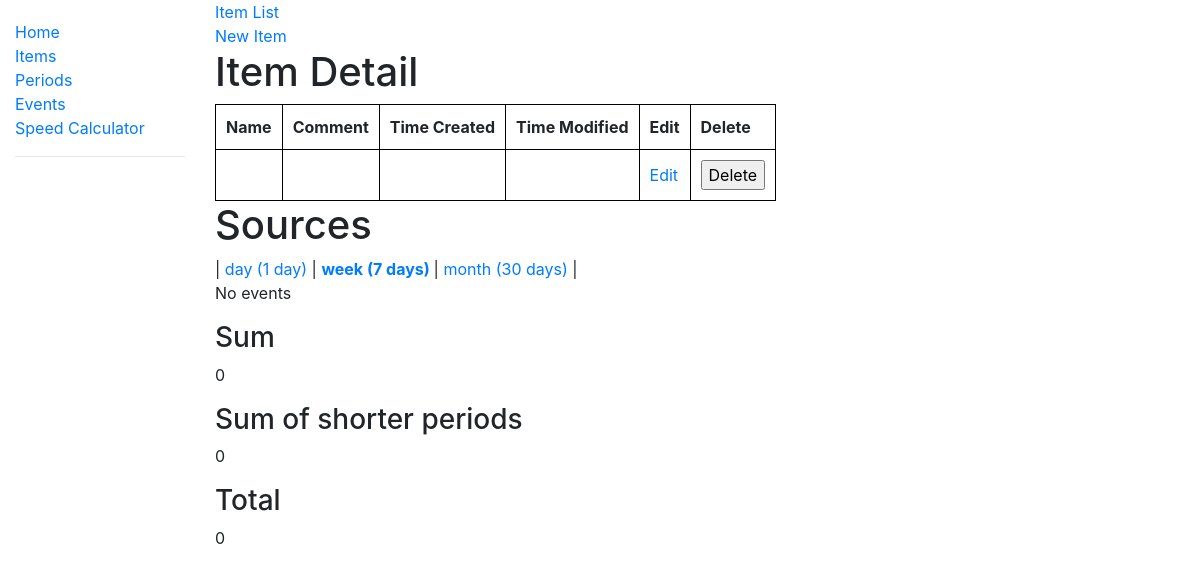
/item/172/?period_id=6, run on an earlier commit of the app's database.
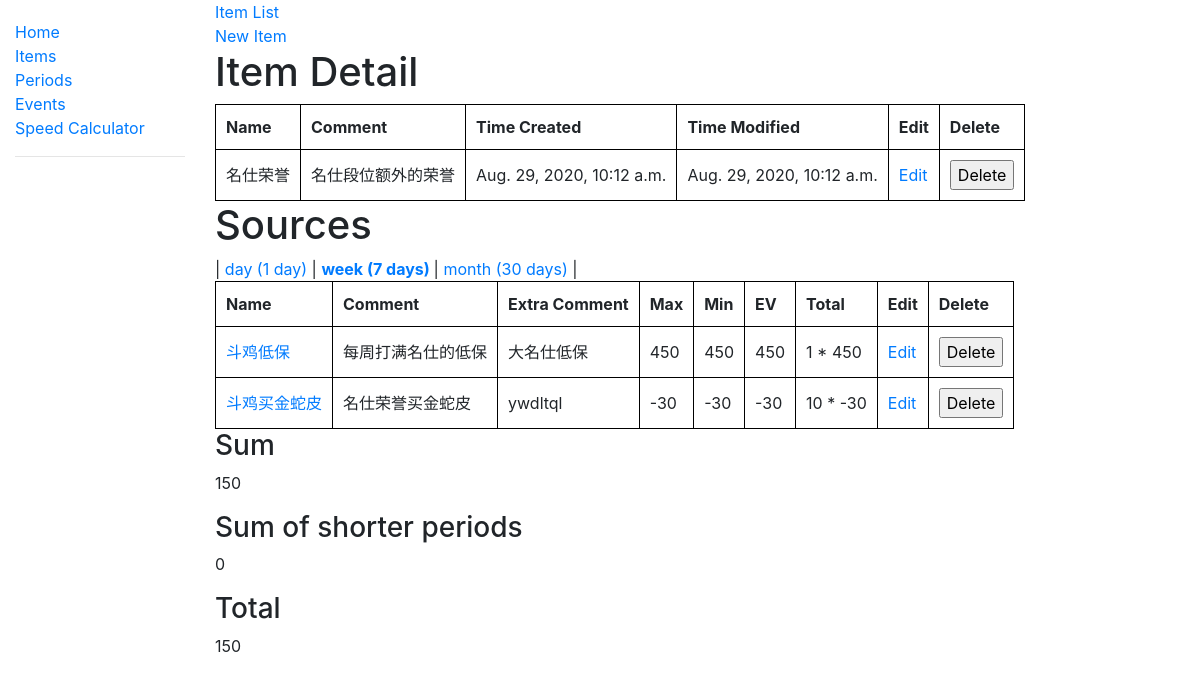
And on a later commit of the database.
### income_calculator/models.py (models this page shows)
class BasicModel(models.Model):
    id = models.AutoField(primary_key=True)
    display_name = models.CharField(max_length=50)  # The display name of the object
    comment = models.TextField(null=True)  # a short description of the object
    time_created = models.PositiveIntegerField()
    time_modified = models.PositiveIntegerField()
    deleted = models.BooleanField()
    def __str__(self):
        return self.display_name
    @property
    def time_created_string(self):
        return datetime.fromtimestamp(self.time_created)
    @property
    def time_modified_string(self):
        return datetime.fromtimestamp(self.time_modified)

class Period(BasicModel):
    num_days = models.PositiveIntegerField()
    class Meta:
        ordering = ('num_days', )
    def __str__(self):
        days_suffix = 's' if self.num_days > 1 else ''
        return self.display_name + ' (' + str(self.num_days) + ' day' + days_suffix + ')'

class BasicModel(models.Model):
    id = models.AutoField(primary_key=True)
    display_name = models.CharField(max_length=50)  # The display name of the object
    comment = models.TextField(null=True)  # a short description of the object
    time_created = models.PositiveIntegerField()
    time_modified = models.PositiveIntegerField()
    deleted = models.BooleanField()
    def __str__(self):
        return self.display_name
    @property
    def time_created_string(self):
        return datetime.fromtimestamp(self.time_created)
    @property
    def time_modified_string(self):
        return datetime.fromtimestamp(self.time_modified)

class EventEntity(BasicModel):
    event_id = models.PositiveIntegerField()
    item_id = models.PositiveIntegerField()
    min = models.IntegerField()
    max = models.IntegerField()
    expectation_value = models.IntegerField()
    default_total = models.IntegerField()

class Event(BasicModel):
    priority = models.SmallIntegerField()
    default_frequency = models.IntegerField()
    icon = models.TextField(null=True)
    period_id = models.PositiveIntegerField()
    event_group_id = models.PositiveIntegerField(null=True)

### income_calculator/views.py (the view)
# urls.py: path('item/<int:item_id>/', views.item_detail, name='item_detail'),
def item_detail(request, item_id):
    item = db_accessor.get_item_by_id(item_id)
    periods = db_accessor.get_active_periods()
    events = None
    wanted_event_entities = []
    income_sum = 0
    income_sum_of_shorter_periods = 0
    if request.GET.get('period_id'):
        period_id = int(request.GET['period_id'])
        events = db_accessor.get_active_events(period_id=period_id)
        for event in events:
            event_entities = db_accessor.get_event_entities_by_event_id_and_item_id(event.id, item_id)
            if event_entities:
                event_entity = event_entities[0]
                wanted_event_entities.append(event_entity)
                income_sum += event.default_frequency * event_entity.expectation_value
        period = db_accessor.get_period_by_id(period_id)
        shorter_periods = db_accessor.get_active_periods(num_days__lt=period.num_days)
        for shorter_period in shorter_periods:
            period_sum = 0
            events_from_shorter_period = db_accessor.get_active_events(period_id=shorter_period.id)
            for event in events_from_shorter_period:
                event_entities = db_accessor.get_event_entities_by_event_id_and_item_id(event.id, item_id)
                if event_entities:
                    event_entity = event_entities[0]
                    period_sum += event.default_frequency * event_entity.expectation_value
            income_sum_of_shorter_periods += int(period_sum * period.num_days / shorter_period.num_days)
    else:
        period_id = None
    total_income = income_sum + income_sum_of_shorter_periods
    context = {
        'item_detail': item,
        'period_id': period_id,
        'periods': periods,
        'events': events,
        'event_entities': wanted_event_entities,
        'income_sum': income_sum,
        'income_sum_of_shorter_periods': income_sum_of_shorter_periods,
        'total_income': total_income,
    }
    return render(request, 'income_calculator/item_detail.html', context)

### income_calculator/db_accessor.py (called while the page is built)
def get_events(**kwargs):
    return Event.objects.filter(**kwargs)

def get_active_events(**kwargs):
    return get_events(deleted=False, **kwargs)

def get_event_entities_by_event_id_and_item_id(event_id, item_id):
    return EventEntity.objects.filter(event_id=event_id, item_id=item_id, deleted=False)

def get_item_by_id(item_id):
    item = Item.objects.filter(id=item_id)
    if item and not item[0].deleted:
        return item[0]
    return None

def get_period_by_id(period_id):
    period = Period.objects.filter(id=period_id)
    if period and not period[0].deleted:
        return period[0]
    return None

def get_periods(**kwargs):
    return Period.objects.filter(**kwargs)

def get_active_periods(**kwargs):
    return get_periods(deleted=False, **kwargs)

### income_calculator/templatetags/template_filters.py (called while the page is built)
@register.filter
def get_object_by_id(value, period_id):
    for p in value:
        if p.id == period_id:
            return p

@register.filter
def get_attribute(obj, attribute):
    try:
        return obj.__getattribute__(attribute)
    except AttributeError:
        return obj.__dict__.get(attribute, None)
    except:
        return None

### income_calculator/templates/income_calculator/item_detail.html (shortened to what this page needs)
{% extends "base_generic.html" %}
{% load template_filters %}
{% block content %}
  <a href="{% url 'items'%}">Item List</a><br/>
  <a href="{% url 'new_item'%}">New Item</a>
  <h1>Item Detail</h1>
  <table>
    <tr>
      <th>Name</th>
      <th>Comment</th>
      <th>Time Created</th>
      <th>Time Modified</th>
      <th>Edit</th>
      <th>Delete</th>
    </tr>
    <tr>
      <td>{{ item_detail.display_name }}</td>
      <td>{{ item_detail.comment }}</td>
      <td>{{ item_detail.time_created_string }}</td>
      <td>{{ item_detail.time_modified_string }}</td>
      <td><a href="{% url 'item_edit' item_detail.id %}">Edit</a></td>
      <td>
      <form action="{% url 'item_delete' %}" method="post" onsubmit="return confirm('Do you really want to delete {{ item_detail }}?')">
        <input type="submit" value="Delete">
      </form>
      </td>
    </tr>
  </table>
  <h1>Sources</h1>
  |
  {% for period in periods %}
    {% if period.id == period_id %}
      <b>
    {% endif %}
    <a href="{% url 'item_detail' item_id=item_detail.id%}?period_id={{ period.id }}"> {{ period }} </a>
        {% if period.id == period_id %}
      </b>
    {% endif %}
    |
  {% endfor %}
  {% if event_entities %}
    <table>
    <tr>
      <th>Name</th>
      <th>Comment</th>
      <th>Extra Comment</th>
      <th>Max</th>
      <th>Min</th>
      <th>EV</th>
      <th>Total</th>
      <th>Edit</th>
      <th>Delete</th>
    </tr>
    {% for event_entity in event_entities %}
      <tr>
        <td><a href="{% url 'event_detail' events|get_object_by_id:event_entity.event_id|get_attribute:'id' %}">{{ events|get_object_by_id:event_entity.event_id }}</a></td>
        <td>{{ events|get_object_by_id:event_entity.event_id|get_attribute:'comment' }}</td>
        <td>{{ event_entity.comment }}</td>
        <td>{{ event_entity.max }}</td>
        <td>{{ event_entity.min }}</td>
        <td>{{ event_entity.expectation_value }}</td>
        <td>
          {{ events|get_object_by_id:event_entity.event_id|get_attribute:"default_frequency" }} *
          {{ event_entity.expectation_value}}
        </td>
        <td><a href="{% url 'event_entity_edit' event_entity.id %}">Edit</a></td>
        <td>
        <form action="{% url 'event_entity_delete' %}" method="post" onsubmit="return confirm('Do you really want to delete {{ event_entity }}?')">
          <input type="submit" value="Delete">
        </form>
        </td>
      </tr>
    {% endfor %}
    </table>
  {% else %}
    <p>No events</p>
  {% endif %}
  <h3>Sum</h3>
  <p>{{ income_sum }}</p>
  <h3>Sum of shorter periods</h3>
  <p>{{ income_sum_of_shorter_periods }}</p>
  <h3>Total</h3>
  <p>{{ total_income }}</p>
{% endblock %}

What changed in the data, as far as the page shows it:
added BasicModel: display_name "名仕荣誉", comment "名仕段位额外的荣誉", time_created_string "Aug. 29, 2020, 10:12 a.m.", time_modified_string "Aug. 29, 2020, 10:12 a.m."
added EventEntity: event.display_name "斗鸡低保", event.comment "每周打满名仕的低保", comment "大名仕低保", max "450", min "450", expectation_value "450", event.default_frequency "1"
added EventEntity: event "斗鸡买金蛇皮", event "名仕荣誉买金蛇皮", comment "ywdltql", max "-30", min "-30", expectation_value "-30", event "10"
Also different on the page:
{{ income_sum }}: "0" → "150"
{{ total_income }}: "0" → "150"
text no longer shown: "No events"
text now shown: "Name Comment Extra Comment Max Min EV Total Edit Delete"
